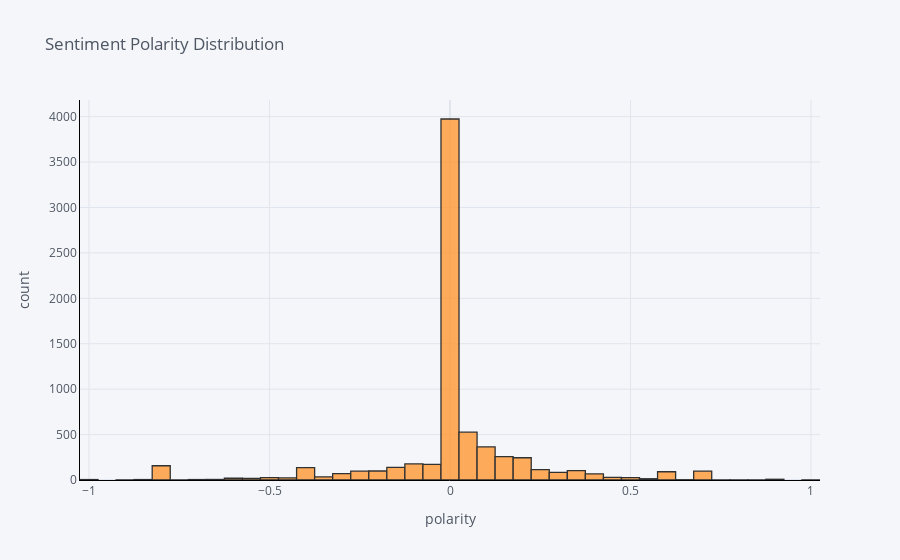

Here is the notebook cell this chart was saved with:
### Code cell
df['polarity'].iplot(
  kind='hist',
  bins=50,
  xTitle='polarity',
  linecolor='black',
  yTitle='count',
  title='Sentiment Polarity Distribution')

### Figure 1 — Plotly figure (JSON) as saved in the notebook; plotly's stock layout.template omitted (floating-point values rounded to 4 significant figures; data arrays with more than 128 entries replaced by an {"elided": "..."} marker saying what was removed)
{"data": [{"histfunc": "count", "histnorm": "", "marker": {"color": "rgba(255, 153, 51, 1.0)", "line": {"color": "#000000", "width": 1.3}}, "name": "polarity", "nbinsx": 50, "opacity": 0.8, "orientation": "v", "type": "histogram", "x": {"elided": "7200 float values"}}], "layout": {"barmode": "overlay", "legend": {"bgcolor": "#F5F6F9", "font": {"color": "#4D5663"}}, "paper_bgcolor": "#F5F6F9", "plot_bgcolor": "#F5F6F9", "title": {"font": {"color": "#4D5663"}, "text": "Sentiment Polarity Distribution"}, "xaxis": {"gridcolor": "#E1E5ED", "linecolor": "black", "showgrid": true, "tickfont": {"color": "#4D5663"}, "title": {"font": {"color": "#4D5663"}, "text": "polarity"}, "zerolinecolor": "#E1E5ED"}, "yaxis": {"gridcolor": "#E1E5ED", "linecolor": "black", "showgrid": true, "tickfont": {"color": "#4D5663"}, "title": {"font": {"color": "#4D5663"}, "text": "count"}, "zerolinecolor": "#E1E5ED"}}}
